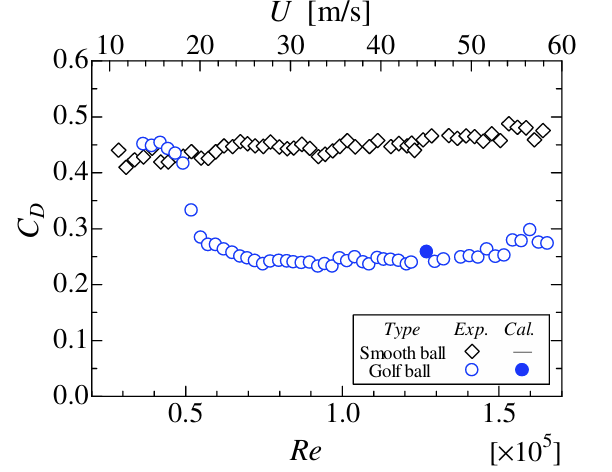
#> input picture image.png, 612 x 472 px
$ python main.py
#> lines starting #> are read from the running program, lines starting #| are printed output that depends on the picture; after the words box and inside, x2 and y2 are one past the last pixel; in counts of white or black regions, pixels touching at a corner belong together
import cv2
import matplotlib.pyplot as plt
import numpy as np

# Load the image
image_path = "image.png"  # Update this path if needed
image = cv2.imread(image_path)
#> image is the input picture: shape (472, 612, 3); mean B, G, R 245.7, 244.1, 243.8
image_rgb = cv2.cvtColor(image, cv2.COLOR_BGR2RGB)

# Display the image to get the dimensions
plt.imshow(image_rgb)
plt.show()

# Define the known axis limits from the graph
x_min, x_max = 0, 1.7e5  # Limits for Reynolds number (Re)
y_min, y_max = 0, 0.6  # Limits for Drag coefficient (CD)

# Define colour range to isolate the blue points (e.g., for golf ball data points)
lower_blue = np.array([0, 0, 200])  # Lower bound for blue
upper_blue = np.array([100, 100, 255])  # Upper bound for blue

# Create a mask for blue points
mask = cv2.inRange(image_rgb, lower_blue, upper_blue)
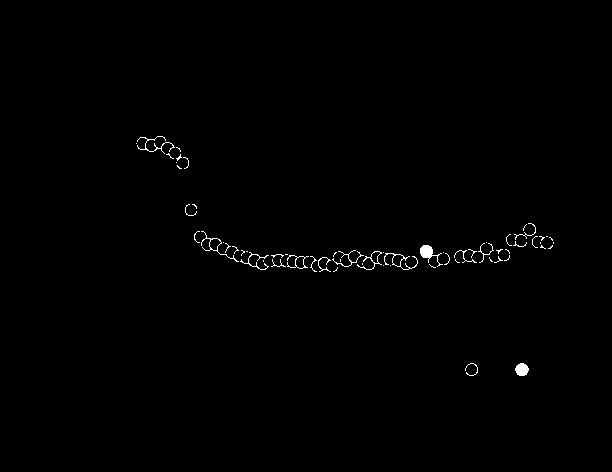
#> mask: shape (472, 612); 0.56% white in thin lines or dots, all inside (x1, y1, x2, y2) = (136, 136, 554, 376)

# Find contours of the blue points
contours, _ = cv2.findContours(mask, cv2.RETR_EXTERNAL, cv2.CHAIN_APPROX_SIMPLE)
#> contours = 63 contours, 57 with area under 20; largest, box (x1, y1, x2, y2) and area: (420, 245, 443, 267) 129, (515, 363, 529, 376) 119, (384, 253, 418, 270) 112, (201, 231, 239, 262) 112, (287, 255, 309, 269) 95, (357, 251, 382, 270) 88

# Extract (x, y) coordinates of each contour
points = []
for contour in contours:
    # Get the centroid of each contour
    M = cv2.moments(contour)
    if M["m00"] != 0:
        cx = int(M["m10"] / M["m00"])
        cy = int(M["m01"] / M["m00"])
        points.append((cx, cy))
#> this loop made 63 passes
#> (cx, cy) on passes 1, 2, 3, 11, 12, 13, 14, 15, 16, 17, 19, 20: (521, 369), (472, 369), (335, 269), (279, 264), (490, 260), (323, 263), (499, 258), (313, 262), (507, 258), (299, 261), (277, 255), (446, 263)
#> contour on passes 4, 5, 7, 8, 10, 18: [[390, 265]], [[383, 265]], [[362, 263], [362, 264]], [[263, 260], [263, 261]], [[340, 259], [340, 261]], [[285, 254], [287, 254]]
#> after the loop, points = 42 pairs, first value 155 to 551, second value 145 to 369

# Convert (x, y) pixel coordinates to data values
data_points = []
img_height, img_width = image_rgb.shape[:2]
#> img_height = 472; img_width = 612

for px, py in points:
    # Map x (Re) from pixel to data range
    x_val = x_min + (px / img_width) * (x_max - x_min)
    # Map y (CD) from pixel to data range (invert y-axis as images start from the top)
    y_val = y_max - (py / img_height) * (y_max - y_min)
    data_points.append((x_val, y_val))
#> this loop made 42 passes
#> (px, py, x_val, y_val) on passes 1 to 12: (521, 369, 144722.2, 0.131), (472, 369, 131111.1, 0.131), (335, 269, 93055.6, 0.258), (279, 264, 77500, 0.264), (490, 260, 136111.1, 0.269), (323, 263, 89722.2, 0.266), (499, 258, 138611.1, 0.272), (313, 262, 86944.4, 0.267), (507, 258, 140833.3, 0.272), (299, 261, 83055.6, 0.268), (277, 255, 76944.4, 0.276), (446, 263, 123888.9, 0.266)
#> after the loop, data_points = 42 pairs, first value 43055.6 to 153055.6, second value 0.131 to 0.416

# Plot extracted points for verification
extracted_x, extracted_y = zip(*data_points)
#> extracted_x = 42 values, max 153055.6 at index 29, min 43055.6 at index 41, mean 99788.4; extracted_y = 42 values, max 0.416 at index 41, min 0.131 at index 0, mean 0.292
plt.scatter(extracted_x, extracted_y, color="blue", label="Extracted Data Points")
plt.xlabel("Re")
plt.ylabel("CD")
plt.legend()
plt.show()
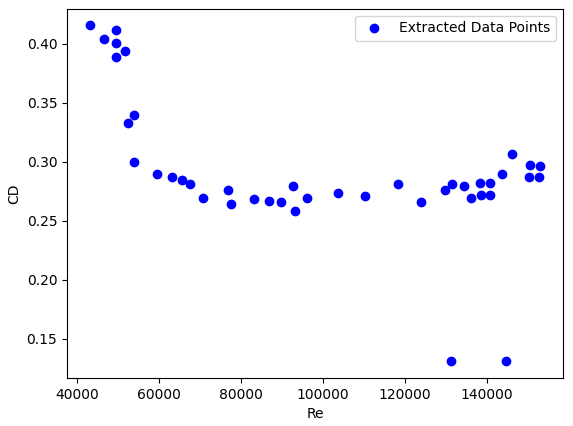
#> figure drawn by matplotlib, 1 panel

# Print extracted data
for re, cd in sorted(data_points):
    print(f"Re: {re:.2e}, CD: {cd:.2f}")
#> this loop made 42 passes
#> (re, cd) on passes 1 to 12: (43055.6, 0.416), (46666.7, 0.404), (49444.4, 0.389), (49444.4, 0.4), (49444.4, 0.412), (51666.7, 0.394), (52500, 0.333), (53888.9, 0.3), (53888.9, 0.339), (59444.4, 0.29), (63055.6, 0.287), (65555.6, 0.285)
#| Re: 4.31e+04, CD: 0.42
#| Re: 4.67e+04, CD: 0.40
#| Re: 4.94e+04, CD: 0.39
#| Re: 4.94e+04, CD: 0.40
#| Re: 4.94e+04, CD: 0.41
#| Re: 5.17e+04, CD: 0.39
#| Re: 5.25e+04, CD: 0.33
#| Re: 5.39e+04, CD: 0.30
#> (further printed lines are left out)
